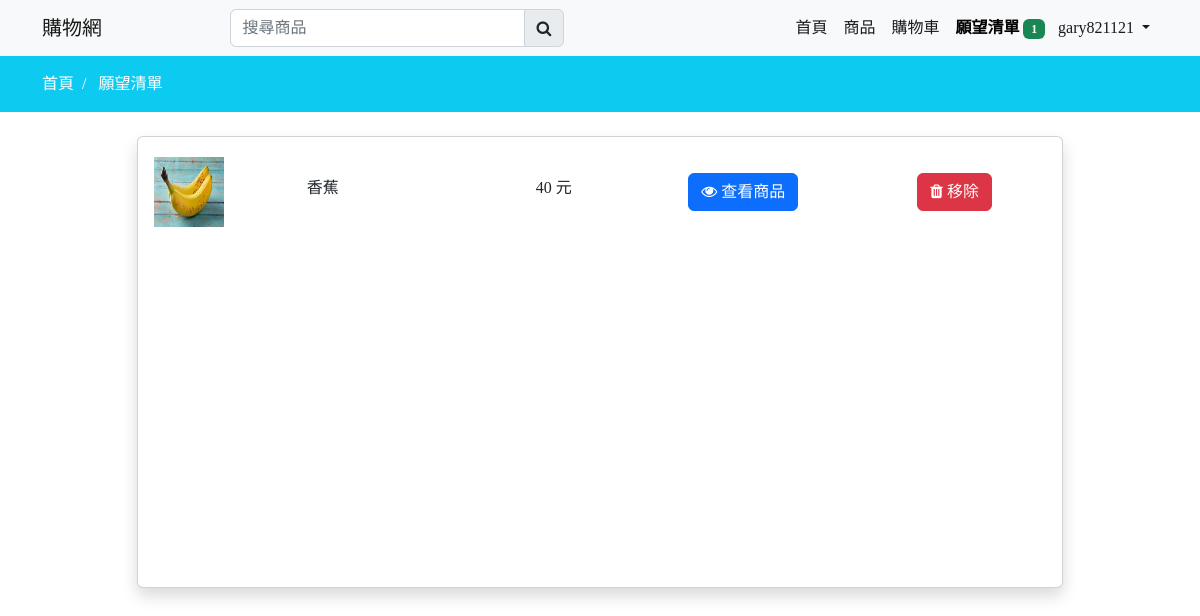
Page /wishlist (signed in) on the committed database.
### mainapp/models.py (models this page shows, shortened)
class Profile(models.Model):
    user = models.OneToOneField(
        User, on_delete=models.CASCADE, null=True, blank=True)
    last_name = models.CharField(max_length=150, null=True, blank=True)
    first_name = models.CharField(max_length=150, null=True, blank=True)
    phone = models.CharField(max_length=150, null=True, blank=True)
    address = models.CharField(max_length=150, null=True, blank=True)
    email = models.EmailField(max_length=150, null=True, blank=True)
    profile_image = models.ImageField(
        upload_to=get_profile_file_path, null=True, blank=True)
    create_at = models.DateTimeField(auto_now_add=True)
    @property
    def cart_item_total(self):
        total = len(self.cart_set.all())
        return total
    @property
    def wishlist_item_total(self):
        total = len(self.wishlist_set.all())
        return total
    @property
    def profile_imageURL(self):
        try:
            url = self.profile_image.url
        except:
            url = 'images/profile.jpg'
        return url

class Wishlist(models.Model):
    user = models.ForeignKey(Profile, on_delete=models.CASCADE)
    product = models.ForeignKey(Product, on_delete=models.CASCADE)
    create_at = models.DateTimeField(auto_now_add=True)

class Product(models.Model):
    category = models.ForeignKey(Category, on_delete=models.CASCADE)
    slug = models.SlugField(null=False, unique=True, default=uuid.uuid1)
    name = models.CharField(max_length=150, null=False, blank=False)
    product_image = models.ImageField(
        upload_to=get_file_path, null=True, blank=True)
    small_description = models.CharField(
        max_length=150, null=False, blank=False)
    description = models.TextField(max_length=500, null=False, blank=False)
    quantity = models.IntegerField(null=False, blank=False)
    original_price = models.IntegerField(null=False, blank=False)
    selling_price = models.IntegerField(null=False, blank=False)
    status = models.BooleanField(default=False, help_text='0=default,1=Hidden')
    trending = models.BooleanField(
        default=False, help_text='0=default,1=Trending')
    tag = models.CharField(max_length=150, null=True, blank=True)
    meta_title = models.CharField(max_length=150, null=True, blank=True)
    meta_keywords = models.CharField(max_length=150, null=True, blank=True)
    meta_description = models.CharField(max_length=150, null=True, blank=True)
    created_at = models.DateTimeField(auto_now_add=True)
    @property
    def product_imageURL(self):
        try:
            url = self.product_image.url
        except:
            url = ''
        return url

### mainapp/controller/wishlist.py (the view)
# urls.py: path('wishlist', wishlist.wishlist, name='wishlist'),
@login_required
def wishlist(request):
    profile = Profile.objects.get(user=request.user)
    wishlist = Wishlist.objects.filter(user=request.user.profile)  #如果 return 的東西超過1個就要用filter，不能用 get
    return render(request,'store/wishlist.html',locals())  #filter是回傳一個 <QuerySet [<Wishlist: Wishlist object (1)>, <Wishlist: Wishlist object (2)>]>

### mainapp/templates/store/wishlist.html (shortened to what this page needs)
{% extends 'store/layouts/main.html' %}
{% load static %}
{% block content %}
<div class="py-3 bg-info">
    <div class="container">
        <a class="text-white" href="{% url 'home' %}">首頁 &nbsp;/ &nbsp;</a>
        <a class="text-white" href="{% url 'wishlist' %}">願望清單</a>
    </div>
</div>
<div class="container mt-4">
    <div class="row">
        <div class="col-md-10 mx-auto">
            <div class="card shadow">
                <div class="card-body wish_data wishlist-height">
                    {% if wishlist %}
                        {% for item in wishlist %}
                            <div class="row mt-1 mb-3 product_data">
                                <div class="col-md-2 my-auto">
                                    <img src="{% static item.product.product_imageURL %}" height="70px" width="70px" alt="Image product">
                                </div>
                                <div class="col-md-3 my-auto">
                                    <h6>{{item.product.name}}</h6>
                                </div>
                                <div class="col-md-2 my-auto">
                                    <h6>{{item.product.selling_price}} 元</h6>
                                </div>
                                <div class="col-md-3 my-auto">
                                    <a href="{% url 'productview' item.product.category.slug item.product.slug %}" class="btn btn-primary">
                                       <i class="fa fa-eye"></i> 查看商品
                                    </a>
                                </div>
                                <div class="col-md-2 my-auto">
                                    <button class="btn btn-danger delete-wishlist-item">
                                        <i class="fa fa-trash"></i> 移除
                                    </button>
                                </div>
                            </div>
                        {% endfor %}
                    {% else %}
                        <h4 class="text-center" style="margin-top: 200px;">您的願望清單是空的</h4>
                    {% endif %}
                </div>
            </div>
        </div>
    </div>
</div>
{% endblock content %}

### mainapp/templates/store/inc/navbar.html (shortened to what this page needs)
{% load static %}
<nav class="navbar navbar-expand-lg bg-light" id="item_count">
    <div class="container">
      <a class="navbar-brand" href="{% url 'home' %}">購物網</a>
      <div class="search-bar">
        <form action="{% url 'search_product' %}" method="POST">
          <div class="input-group">
            <input type="search" class="form-control" id="search_product" name="search_product" placeholder="搜尋商品" required>
            <button class="input-group-text"><i class="fa fa-search"></i></button>
          </div>
      </form>
      </div>
      <div class="collapse navbar-collapse" id="navbarNav">
        <ul class="navbar-nav ms-auto">
          <li class="nav-item">
            <a class="nav-link active {% if request.resolver_match.url_name == 'home' %}navactive{% endif %}" aria-current="page" href="{% url 'home' %}">首頁</a>
          </li>
          <li class="nav-item">
            <a class="nav-link active {% if request.resolver_match.url_name == 'collections' %}navactive{% endif %}" href="{% url 'collections' %}">商品</a>
          </li>
          <li class="nav-item">
            <a class="nav-link active {% if request.resolver_match.url_name == 'cart' %}navactive{% endif %}" aria-current="page" href="{% url 'cart' %}">
              購物車
            </a>
          </li>
          <li class="nav-item">
            <a class="nav-link active {% if request.resolver_match.url_name == 'wishlist' %}navactive{% endif %}" aria-current="page" href="{% url 'wishlist' %}">
              願望清單
              {% if profile.wishlist_item_total > 0 %}
              <span class="badge badge-pill bg-success wishlist-count" style="margin-right: -3px;">{{profile.wishlist_item_total}}</span>
              {% endif %}
            </a>
          </li>
          {% if request.user.is_authenticated %}
          <li class="nav-item dropdown">
            <a class="nav-link dropdown-toggle active ints"
            href="#" role="button" data-bs-toggle="dropdown" aria-expanded="false">
              {{request.user}}
            </a>
          </li>
          {% else %}
          <li class="nav-item">
            <a class="nav-link" href="{% url 'login2' %}">登入</a>
          </li>
          {% endif  %}
        </ul>
      </div>
    </div>
  </nav>

### static/css/custom.css (style rules this page uses)
.search-bar { width: 30% !important; margin-left: 10%; }

### mainapp/templates/store/wishlist.html (style rules this page uses)
.wishlist-height { height: 450px; overflow-y: auto; }

### mainapp/templates/store/layouts/main.html (style rules this page uses)
* { font-family: 'Noto Serif TC', serif; }
a { text-decoration: none; }
.navactive { color: black !important; font-weight: 600 !important; }

### rows in the picture
Profile: wishlist_item_total "1"
Wishlist: product.product_image (picture), product.name "香蕉", product.selling_price "40"

### other values in the picture
{{ request.user }} "gary821121"
